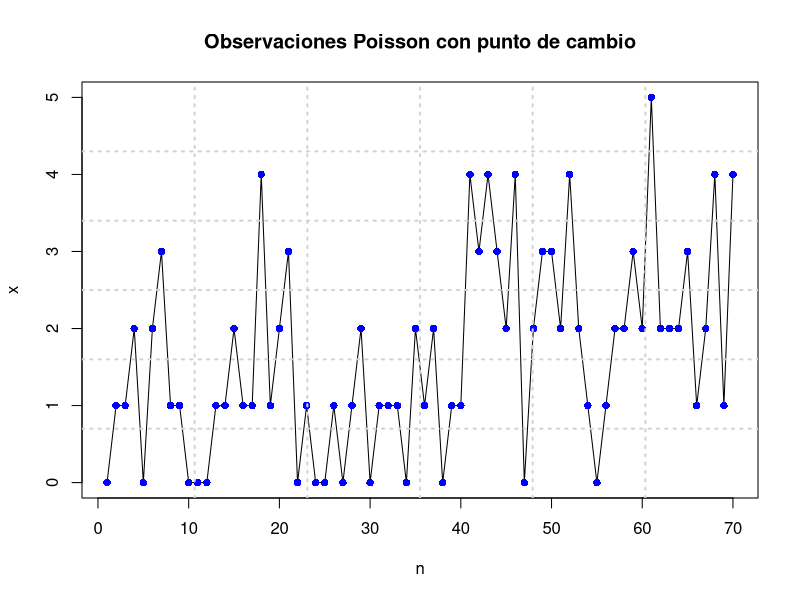
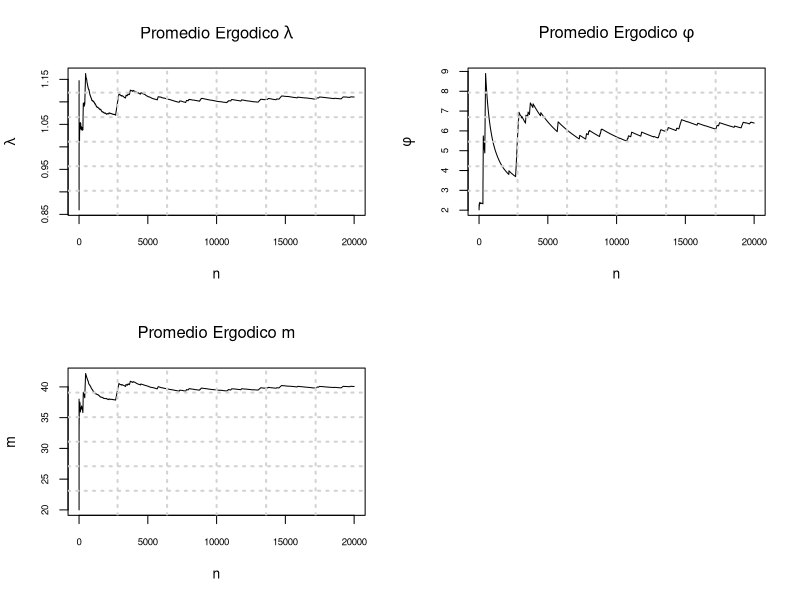
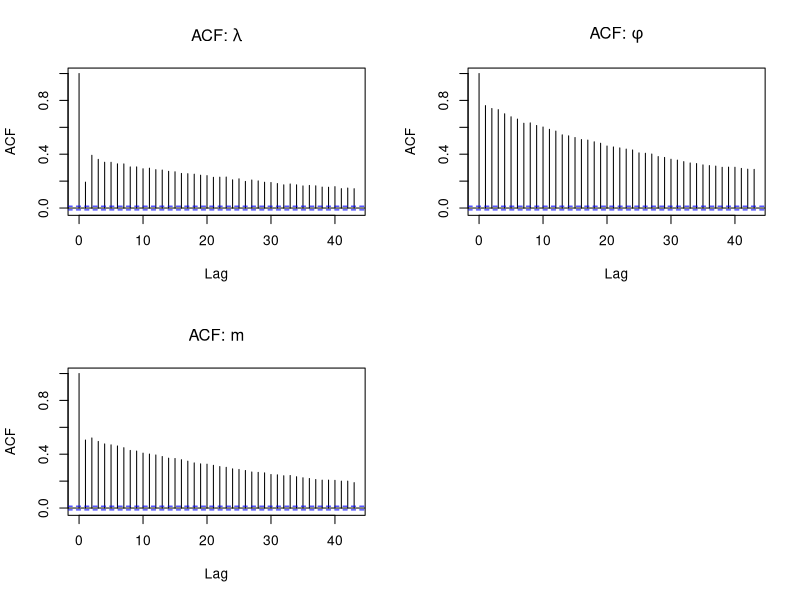
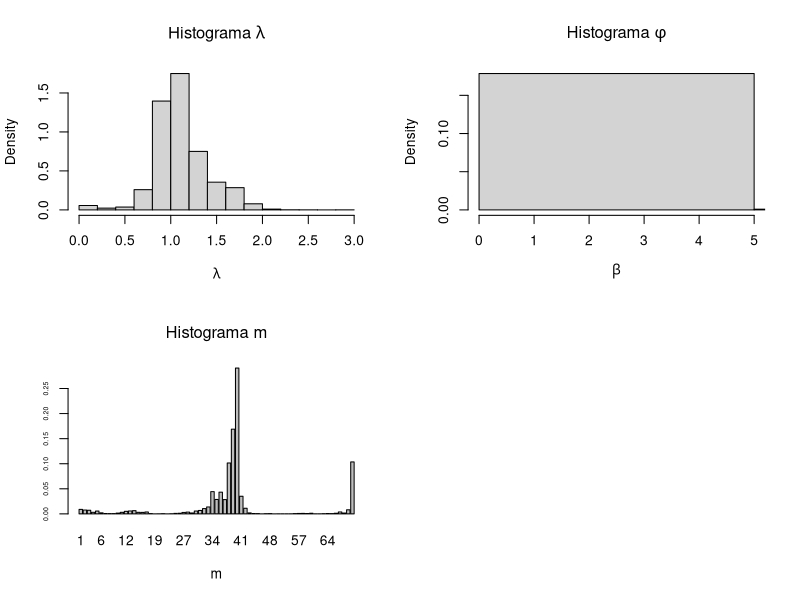
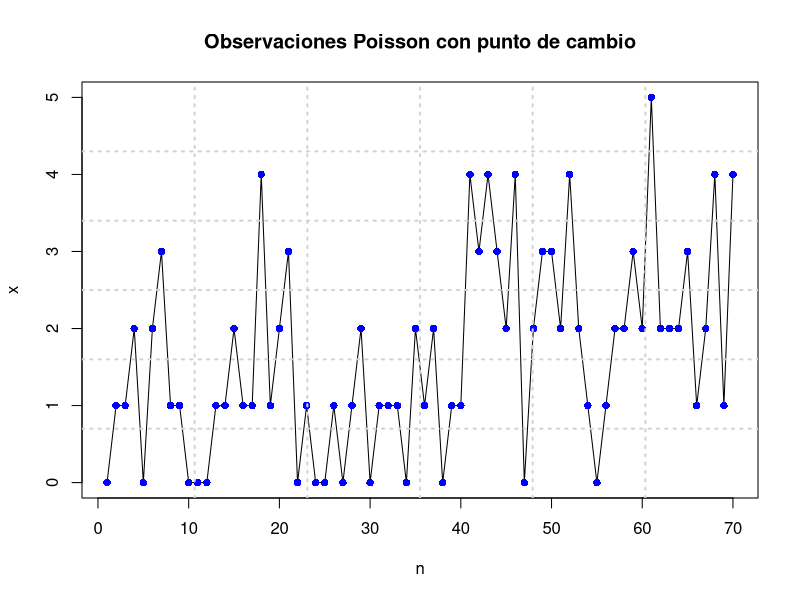
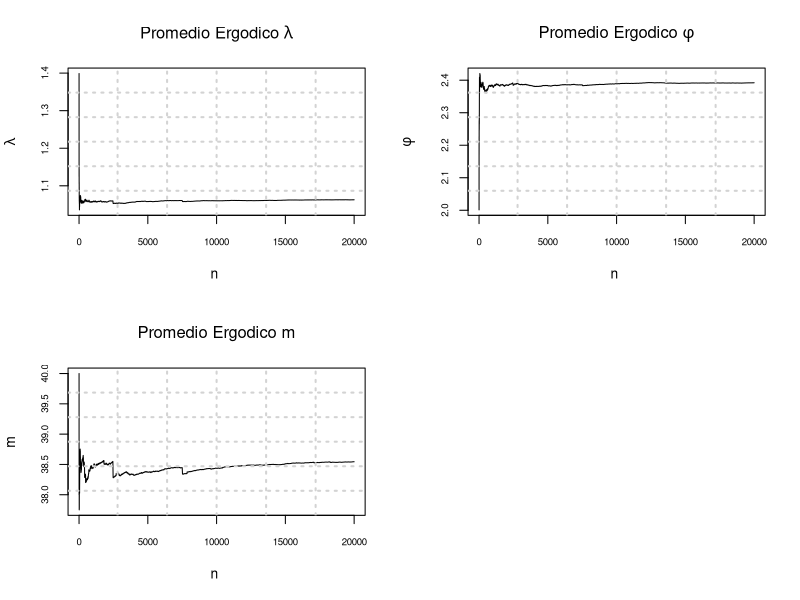
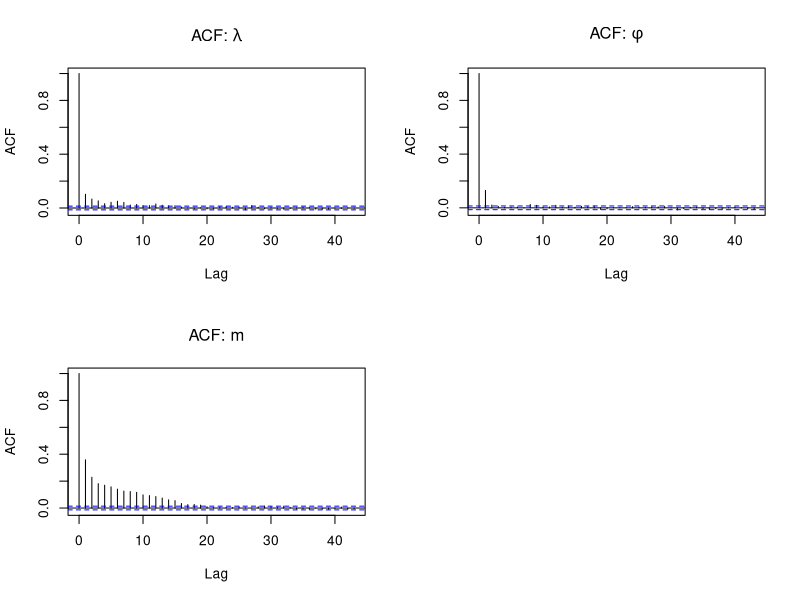
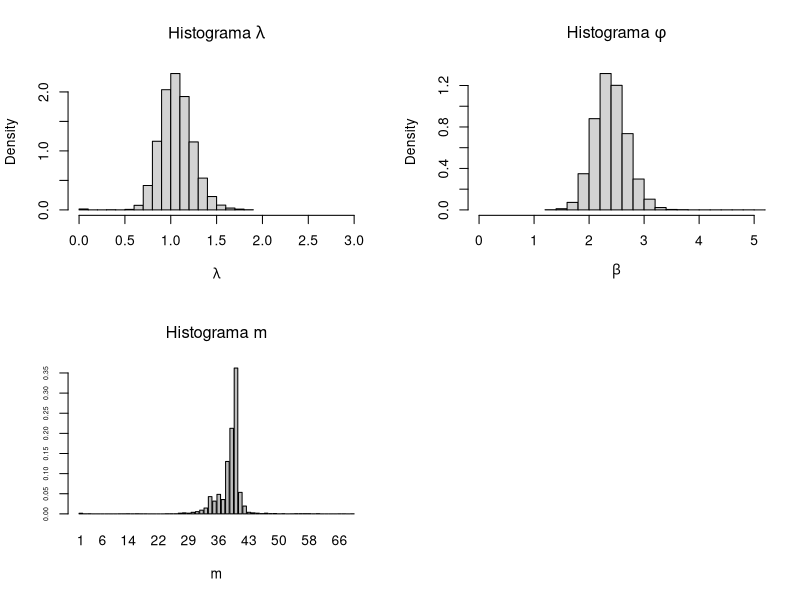

Generate these figures, in order, with R:
#:::::::::::::::::::::::::::::::::::::::::::::::::::::::::::::::::::::::::::::::
#::::::::::::::::::::        MUESTREADOR DE GIBBS        :::::::::::::::::::::::
#:::::::::::::::::::::::::::::::::::::::::::::::::::::::::::::::::::::::::::::::

set.seed(1)
x.1 <- rpois(40, 1) ## lambda = 1
m <- 40
x.2 <- rpois(30, 2.5) ## phi = 2.5
x <- c(x.1, x.2)

length(x)

par(mfrow = c(1,1))
plot(x, type = "l", xlab = "n", main = "Observaciones Poisson con punto de cambio")
points(seq(1:70), x, pch = 16, col = "blue")
grid(6, 6, lwd = 2)
n <- 70

# Hiperparametros
alpha.lambda <- 0.1
beta.lambda <- 0.1
alpha.phi <- 0.1
beta.phi <- 0.1

# Densidades condicionales
nsim <- 21000

# Matriz que guardara las simulaciones
A <- matrix(0, nsim, 3)

# Inicializar
A[1,] <- c(1,1,3)

# Inicia proceso gibbs

# Primer caso tm <- 2
# Suma del valor i hasta el numero del tamaño
#sum(x[A[2-1,3]:n])

for (i in 2:nsim) {
  tm <- sum(x[1:A[i-1, 3]])
  um <- sum(x[A[i-1,3]:n])
  A[i, 1] <- rgamma(1, alpha.lambda + tm, beta.lambda + A[i-1,3])
  l <- A[i, 1]
  A[i, 2] <- rgamma(1, alpha.phi + um, beta.phi + n - A[i-1,3]) #Recuerda A[i-1,3] = m 
  phi <- A[i, 2]
  # Construimos probabilidades 1:n
  f.aux <- rep(0, n)
  for (j in 1:n) {
    t.j <- sum(x[1:j])
    if (j < n) {
      u.j <- sum(x[(j+1):n])
    } else {
      u.j <- 0
    }
  f.aux[j] <- 1 ^ (alpha.lambda + t.j -1) * phi ^ (alpha.phi + u.j - 1) * exp(-(beta.lambda + j)*l)* exp(-(beta.phi + n-j)* phi)
  }
  f <- f.aux/sum(f.aux)
  A[i, 3] <- sample(1:n, 1, prob=f)
  if (i %% 1000 == 0) {
    print(i)
  }
}

burn <- 1001
A <- A[burn:nsim, ]
# Analisis de convergencia
par(mfrow = c(2, 2))
plot(seq(1, length(A[,1])), cumsum(A[, 1])/seq(1, length(A[,1])),
     type = "l", ylab = expression(lambda), xlab = 'n', cex.axis = 0.7,
     main = expression(paste("Promedio Ergodico ",lambda)))
grid(6, 6, lwd = 2)

plot(seq(1, length(A[,2])), cumsum(A[, 2])/seq(1, length(A[,2])),
     type = "l", ylab = expression(phi), xlab = 'n', cex.axis = 0.7,
     main = expression(paste("Promedio Ergodico ",phi)))
grid(6, 6, lwd = 2)

plot(seq(1, length(A[,3])), cumsum(A[, 3])/seq(1, length(A[,3])),
     type = "l", ylab = expression(m), xlab = 'n', cex.axis = 0.7,
     main = expression(paste("Promedio Ergodico ",m)))
grid(6, 6, lwd = 2)

B <- A

par(mfrow = c(2, 2))
acf(A[, 1], main = expression(paste("ACF: ",lambda)))
acf(A[, 2], main = expression(paste("ACF: ",phi)))
acf(A[, 3], main = expression(paste("ACF: ",m)))

mean(A[, 1])
mean(A[, 2])
mean(A[, 3])

par(mfrow = c(2, 2))
hist(A[,1],breaks=20,main=expression(paste("Histograma ", lambda )),
     xlab=expression(lambda),freq=FALSE,xlim=c(0,3))
hist(A[,2],breaks=20,xlim=c(0,5),
     main=expression(paste("Histograma ", phi )),
     xlab=expression(beta),freq=FALSE)
barplot(table(A[,3])/length(A[,3]),cex.axis=0.5,
        main=expression(paste("Histograma ", m )),xlab=expression(m))



## Segunda parte no sale
## Muestreador Gibbs
set.seed(1)
x.1 <- rpois(40,1) ## lambda=1
m=40
x.2 <- rpois(30,2.5) ## phi=2.5
x <- c(x.1,x.2)
length(x)
par(mfrow=c(1, 1))
plot(x,type="l",xlab="n",main="Observaciones Poisson con punto de cambio")
points(seq(1:70),x,pch=16,col="blue")
grid(6, 6, lwd = 2)
n <- 70
#Hiperparametros
alpha.l <- 0.1
beta.l <- 0.1
alpha.p <- 0.1
beta.p <- 0.1

#Densidades condicionales
nsim <- 21000
#Matriz que guardara las simulaciones
A <- matrix(0,nsim,3)
#inicializar
A[1,] <- c(1,1,3)
#Inicia proceso gibbs
for(i in 2:nsim){
  tm <- sum(x[1:A[i-1,3]])
  um <- sum(x[A[i-1,3]:n])
  A[i,1] <- rgamma(1,alpha.l+tm, beta.l+A[i-1,3])
  l<-A[i,1]
  A[i,2] <- rgamma(1,alpha.p+um, beta.p+n-A[i-1,3])
  phi <- A[i,2]
  #Construimos probabilidades 1:n
  f.aux <- rep(0,n)
  for(j in 1:n){
    t.j <- sum(x[1:j])
    if(j < n ){
      u.j <- sum(x[(j+1):n])
    } else{
      u.j <- 0
    }
    f.aux[j] <- l ^ (alpha.lambda + t.j -l) * phi ^ (alpha.phi + u.j - l) * exp(-(beta.lambda + j)*l)* exp(-(beta.phi + n-j)* phi)
  }
  f <- f.aux/sum(f.aux)
  A[i,3] <- sample(1:n,1,prob=f)
  if (i %% 1000==0){
    print(i)
  }
}
burn <- 1001
A <- A[burn:nsim,]
#Analisis de convergencia
par(mfrow=c(2, 2))
plot(seq(1,length(A[,1])),cumsum(A[,1])/seq(1,length(A[,1])),
     type='l', ylab=expression(lambda),xlab='n ',cex.axis=0.7,
     main=expression(paste("Promedio Ergodico ",lambda)))
grid(6, 6, lwd = 2)
plot(seq(1,length(A[,2])),cumsum(A[,2])/seq(1,length(A[,2])),
     type='l',ylab=expression(phi),xlab='n ',cex.axis=0.7,
     main=expression(paste("Promedio Ergodico ",phi)))
grid(6, 6, lwd = 2)
plot(seq(1,length(A[,3])),cumsum(A[,3])/seq(1,length(A[,3])),
     type='l',ylab=expression(m),xlab='n ',cex.axis=0.7,
     main=expression(paste("Promedio Ergodico ", m)))
grid(6, 6, lwd = 2)

B<-A
par(mfrow=c(2, 2))
acf(A[,1],main=expression(paste("ACF: ",lambda)))
acf(A[,2],main=expression(paste("ACF: ",phi)))
acf(A[,3],main=expression(paste("ACF: ",m)))
mean(A[,1])
mean(A[,2])
mean(A[,3])
par(mfrow=c(2, 2))
hist(A[,1],breaks=20,main=expression(paste("Histograma ", lambda )),
     xlab=expression(lambda),freq=FALSE,xlim=c(0,3))
hist(A[,2],breaks=20,xlim=c(0,5),
     main=expression(paste("Histograma ", phi )),
     xlab=expression(beta),freq=FALSE)
#par(mfrow=c(1, 1))
barplot(table(A[,3])/length(A[,3]),cex.axis=0.5,
        main=expression(paste("Histograma ", m )),xlab=expression(m))






